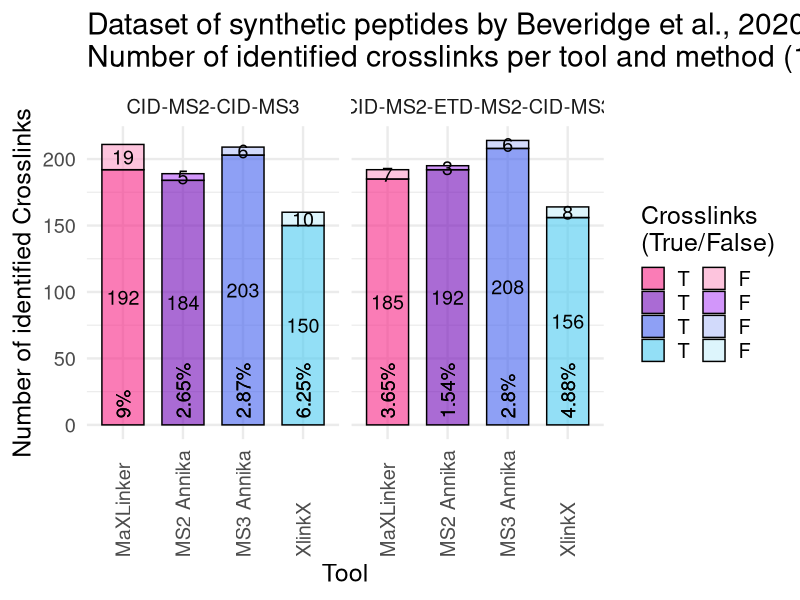

Reproduce this figure in R.
library(tidyverse)
library(readxl)

data <- read_xlsx("results.xlsx")

data["Tool"][data["Tool"] == "MaxLinker"] <- "MaXLinker"

df <- pivot_longer(data[,c("Tool", "Data Source", "True Crosslinks", "False Crosslinks", "True FDR")], 
                   -c("Tool", "Data Source", "True FDR"), names_to = "variable", values_to = "value") %>% 
        mutate(variable_coloring = paste(Tool, variable, sep = " ")) %>% 
        mutate(variable_coloring_fct = factor(variable_coloring, levels = c(
          "MaXLinker True Crosslinks", "MS2 Annika True Crosslinks", "MS3 Annika True Crosslinks", "XlinkX True Crosslinks",
          "MaXLinker False Crosslinks", "MS2 Annika False Crosslinks", "MS3 Annika False Crosslinks", "XlinkX False Crosslinks"
        )))

ggplot(df, aes(x=Tool, y=value, fill=variable_coloring_fct)) +
  geom_bar(stat="identity", color="black", width = 0.7, position = position_stack(reverse = T)) +
  ggtitle("Dataset of synthetic peptides by Beveridge et al., 2020:\nNumber of identified crosslinks per tool and method (1% FDR, crosslinker: DSSO)") +
  scale_fill_manual(values = alpha(c("#F72585", "#7209B7", "#4361EE", "#4CC9F0",
                                     "#FB9DC7", "#B450F7", "#B4C1F8", "#C6EEFA"), 0.6),
                    labels = c(rep("T", 4), rep("F", 4))) +
  facet_grid(~ `Data Source`) +
  xlab("Tool") +
  ylab("Number of identified Crosslinks") +
  labs(fill="Crosslinks\n(True/False)") +
  geom_text(aes(label=value), size=5.0, position = position_stack(vjust = 0.5, reverse = T)) +
  geom_text(aes(y = 5, label = paste0(round(`True FDR`, 2), "%")), size=5.0, angle = 90, hjust = 0) +
  theme_minimal(base_size = 18) +
  theme(axis.text.x = element_text(angle = 90, hjust = 0, vjust = 0.5)) +
  guides(fill = guide_legend(ncol = 2, label.position = "right"))
